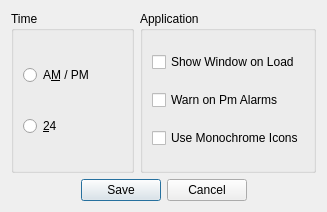
<?xml version="1.0" encoding="UTF-8"?>
<ui version="4.0">
 <class>SettingDialog</class>
 <widget class="QDialog" name="SettingDialog">
  <property name="geometry">
   <rect>
    <x>0</x>
    <y>0</y>
    <width>327</width>
    <height>212</height>
   </rect>
  </property>
  <property name="windowTitle">
   <string>Settings</string>
  </property>
  <layout class="QGridLayout" name="gridLayout">
   <item row="0" column="0">
    <widget class="QGroupBox" name="groupBox">
     <property name="title">
      <string>Time</string>
     </property>
     <layout class="QVBoxLayout" name="verticalLayout">
      <item>
       <widget class="QRadioButton" name="plebTime">
        <property name="text">
         <string>A&amp;M / PM</string>
        </property>
       </widget>
      </item>
      <item>
       <widget class="QRadioButton" name="milTime">
        <property name="text">
         <string>&amp;24</string>
        </property>
       </widget>
      </item>
     </layout>
    </widget>
   </item>
   <item row="0" column="1">
    <widget class="QGroupBox" name="groupBox_2">
     <property name="title">
      <string>Application</string>
     </property>
     <layout class="QVBoxLayout" name="verticalLayout_2">
      <item>
       <widget class="QCheckBox" name="defaultShow">
        <property name="text">
         <string>Show Window on Load</string>
        </property>
       </widget>
      </item>
      <item>
       <widget class="QCheckBox" name="WarnBox">
        <property name="text">
         <string>Warn on Pm Alarms</string>
        </property>
       </widget>
      </item>
      <item>
       <widget class="QCheckBox" name="chk_mono">
        <property name="text">
         <string>Use Monochrome Icons</string>
        </property>
       </widget>
      </item>
     </layout>
    </widget>
   </item>
   <item row="1" column="0" colspan="2">
    <widget class="QDialogButtonBox" name="buttonBox">
     <property name="orientation">
      <enum>Qt::Horizontal</enum>
     </property>
     <property name="standardButtons">
      <set>QDialogButtonBox::Cancel|QDialogButtonBox::Save</set>
     </property>
     <property name="centerButtons">
      <bool>true</bool>
     </property>
    </widget>
   </item>
  </layout>
 </widget>
 <resources/>
 <connections>
  <connection>
   <sender>buttonBox</sender>
   <signal>accepted()</signal>
   <receiver>SettingDialog</receiver>
   <slot>accept()</slot>
   <hints>
    <hint type="sourcelabel">
     <x>248</x>
     <y>254</y>
    </hint>
    <hint type="destinationlabel">
     <x>157</x>
     <y>274</y>
    </hint>
   </hints>
  </connection>
  <connection>
   <sender>buttonBox</sender>
   <signal>rejected()</signal>
   <receiver>SettingDialog</receiver>
   <slot>reject()</slot>
   <hints>
    <hint type="sourcelabel">
     <x>316</x>
     <y>260</y>
    </hint>
    <hint type="destinationlabel">
     <x>286</x>
     <y>274</y>
    </hint>
   </hints>
  </connection>
 </connections>
</ui>
